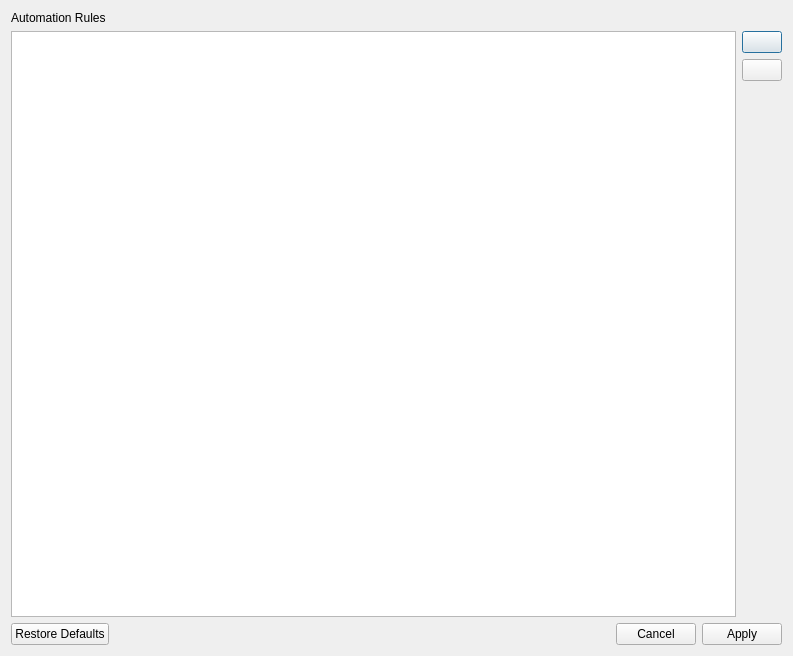
<?xml version="1.0" encoding="UTF-8"?>
<ui version="4.0">
 <class>AutomationDialogClass</class>
 <widget class="QDialog" name="AutomationDialogClass">
  <property name="geometry">
   <rect>
    <x>0</x>
    <y>0</y>
    <width>793</width>
    <height>656</height>
   </rect>
  </property>
  <property name="windowTitle">
   <string>AutomationDialog</string>
  </property>
  <layout class="QGridLayout" name="gridLayout">
   <item row="1" column="1">
    <layout class="QVBoxLayout" name="verticalLayout">
     <property name="rightMargin">
      <number>0</number>
     </property>
     <item>
      <widget class="QActionButton" name="actionButtonAdd">
       <property name="toolTip">
        <string/>
       </property>
       <property name="whatsThis">
        <string/>
       </property>
       <property name="text">
        <string/>
       </property>
       <property name="icon">
        <iconset theme="QIcon::ThemeIcon::ListAdd"/>
       </property>
      </widget>
     </item>
     <item>
      <widget class="QActionButton" name="actionButtonRemove">
       <property name="toolTip">
        <string/>
       </property>
       <property name="whatsThis">
        <string/>
       </property>
       <property name="text">
        <string/>
       </property>
       <property name="icon">
        <iconset theme="QIcon::ThemeIcon::ListRemove"/>
       </property>
      </widget>
     </item>
     <item>
      <spacer name="verticalSpacer">
       <property name="orientation">
        <enum>Qt::Orientation::Vertical</enum>
       </property>
       <property name="sizeHint" stdset="0">
        <size>
         <width>20</width>
         <height>40</height>
        </size>
       </property>
      </spacer>
     </item>
    </layout>
   </item>
   <item row="2" column="0" colspan="2">
    <widget class="QDialogButtonBox" name="buttonBox">
     <property name="standardButtons">
      <set>QDialogButtonBox::StandardButton::Apply|QDialogButtonBox::StandardButton::Cancel|QDialogButtonBox::StandardButton::RestoreDefaults</set>
     </property>
    </widget>
   </item>
   <item row="0" column="0" colspan="2">
    <widget class="QLabel" name="label">
     <property name="text">
      <string>Automation Rules</string>
     </property>
    </widget>
   </item>
   <item row="1" column="0">
    <widget class="QListView" name="listView">
     <property name="dragDropMode">
      <enum>QAbstractItemView::DragDropMode::DragDrop</enum>
     </property>
    </widget>
   </item>
  </layout>
  <action name="actionAddNewRule">
   <property name="icon">
    <iconset theme="QIcon::ThemeIcon::ListAdd"/>
   </property>
   <property name="text">
    <string>Add New Rule</string>
   </property>
   <property name="menuRole">
    <enum>QAction::MenuRole::NoRole</enum>
   </property>
  </action>
  <action name="actionRemoveRule">
   <property name="icon">
    <iconset theme="QIcon::ThemeIcon::ListRemove"/>
   </property>
   <property name="text">
    <string>Remove Rule</string>
   </property>
   <property name="menuRole">
    <enum>QAction::MenuRole::NoRole</enum>
   </property>
  </action>
 </widget>
 <layoutdefault spacing="6" margin="11"/>
 <customwidgets>
  <customwidget>
   <class>QActionButton</class>
   <extends>QPushButton</extends>
   <header>qactionbutton.h</header>
  </customwidget>
 </customwidgets>
 <resources/>
 <connections/>
</ui>
